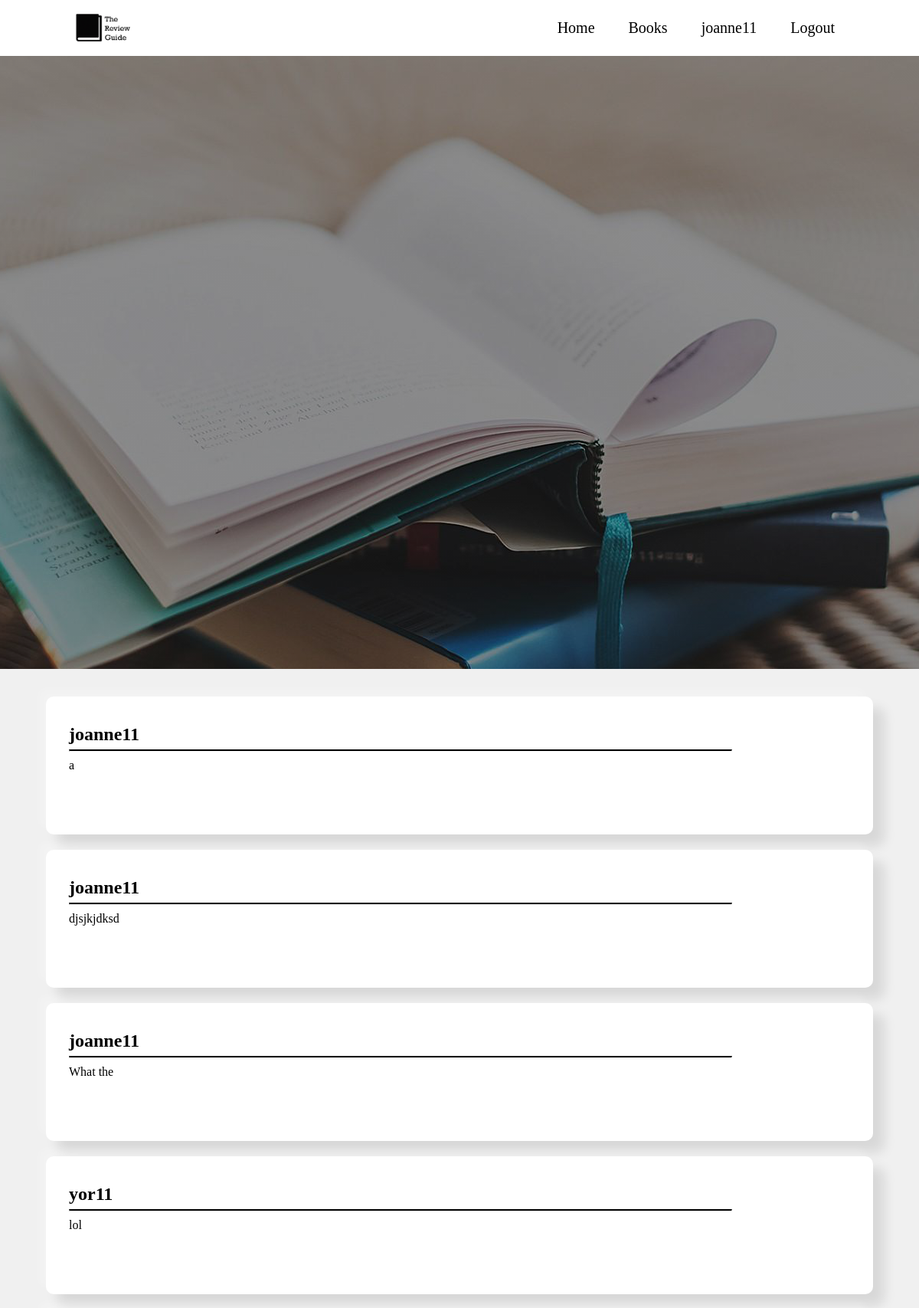
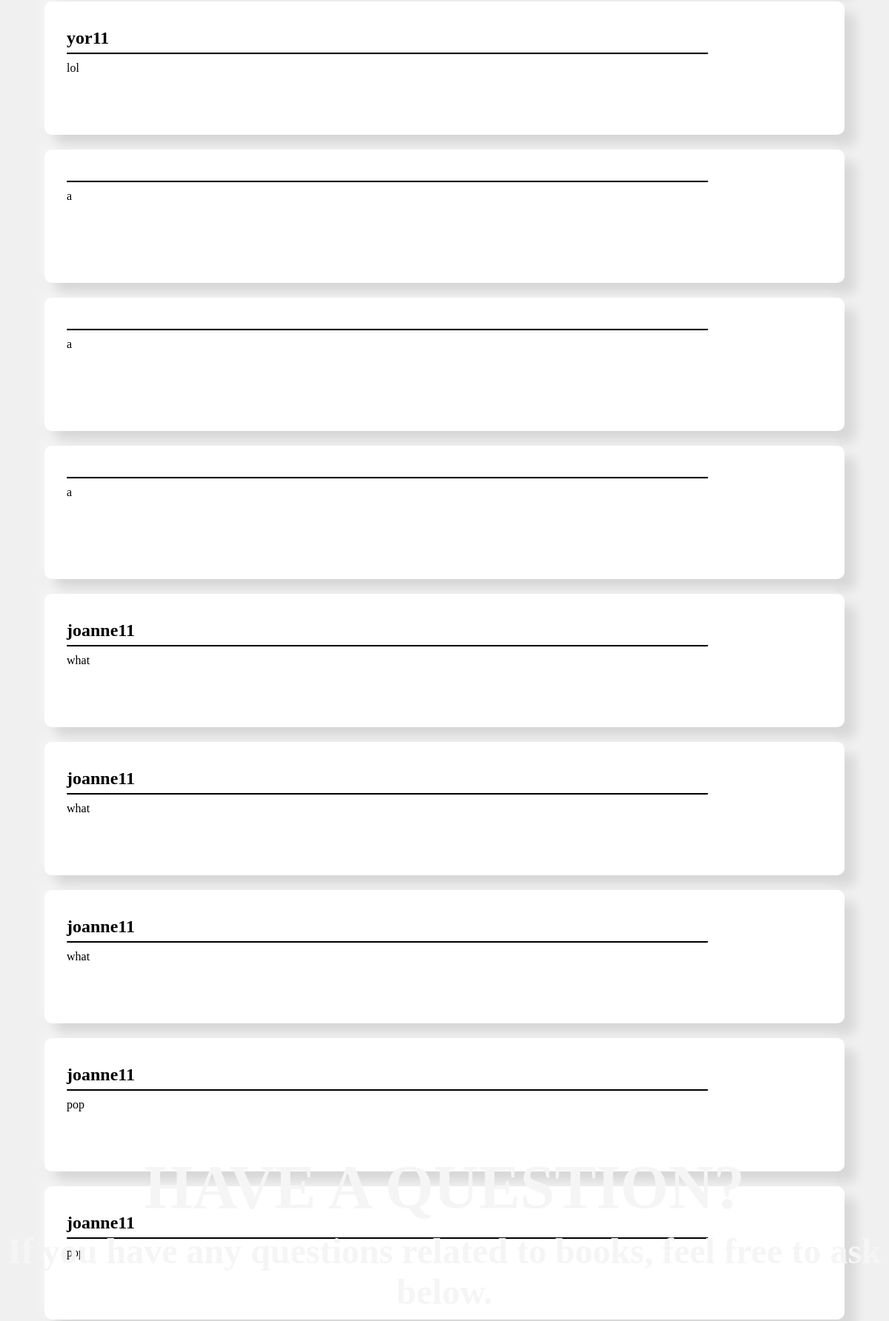
The page / (signed in, upper part) on the database its author committed (2 pictures, top to bottom).
### account/models.py (models this page shows, shortened)
class Account(AbstractBaseUser):
    email = models.EmailField(verbose_name="email", max_length=60, unique=True)
    username = models.CharField(max_length=30, unique=True)
    firstname = models.CharField(max_length=50)
    lastname = models.CharField(max_length=50)
    date_joined = models.DateTimeField(verbose_name='date joined', auto_now_add=True)
    last_login = models.DateTimeField(verbose_name='last login', auto_now_add=True)
    is_admin = models.BooleanField(default=False)
    is_active = models.BooleanField(default=True)
    is_staff = models.BooleanField(default=False)
    is_superuser = models.BooleanField(default=False)
    USERNAME_FIELD = 'username'
    REQUIRED_FIELDS = ['email', 'firstname', 'lastname']
    objects = MyAccountManager()

### thereviewguides/models.py (models this page shows)
class UserQuestion(models.Model):
    username = models.CharField(max_length=30)
    question = models.CharField(max_length=5000)

### thereviewguides/views.py (the view)
# urls.py: path('', home_screen_view, name="home"),
def home_screen_view(request):
    context = {}
    accounts = Account.objects.all()
    context['accounts'] = accounts
    user_questions = UserQuestion.objects.all()
    if request.method == "POST":
        questions = UserQuestion()
        questions.username = request.user.username
        questions.question = request.POST.get('question')
        questions.save()
    return render(request, "thereviewguides/home.html", {'user_questions': user_questions})

### thereviewguides/templates/thereviewguides/home.html (shortened to what this page needs)
{% extends 'base.html' %}
{% block content %}
    {% load static %}
{% if request.user.is_authenticated %}
    <div class="content-body">
        <div class="content">
            <h1>HAVE A QUESTION?</h1>
            <h2>If you have any questions related to books, feel free to ask below.</h2>
        </div>
    </div>
    <div class="mainPage">
        <br><br>
                    {% for user_questions in user_questions %}
                        <a href="/question_temp/{{ user_questions.id }}">
                            <div class="questionList">
                                <div class="right">
                                    <br><br>
                                    <h2 style="margin-left:30px;">{{ user_questions.username }} </h2>
                                    <hr style="display: inline-block;width:80%;">
                                    <br>
                                    <p style="margin-left:30px;">{{ user_questions.question }} </p>
                                </div>
                            </div>
                        </a>
                    {% endfor %}
        <br><br>
    </div>
{% endif %}
{% endblock content %}

### templates/base.html (shortened to what this page needs)
<!DOCTYPE html>
<html lang="en">
<head>
    {% load static %}
    {% include 'snippets/header.html' %}
</head>
<body>
    <div class="main">
        {% block content %}
        {% endblock content %}
    </div>
</body>
</html>

### templates/snippets/header.html (shortened to what this page needs)
{% load static%}
    <div class="header">
        <div class="navbar">
            <img src="{% static 'photos/logo1.jpg' %}" class="logo">
            <ul>
                {% if request.user.is_authenticated %}
                <li><a href="{% url 'home' %}">Home</a></li>
                <li><a href="{% url 'books' %}">Books</a></li>
                <li><a href="{% url 'account' %}">{{request.user.username}}</a></li>
                <li><a href="{% url 'logout' %}">Logout</a></li>
                {% else %}
                <li><a href="{% url 'home' %}">Home</a></li>
                <li><a href="{% url 'login' %}">Login</a></li>
                <li><a href="{% url 'register' %}">Register</a></li>
                {% endif %}
            </ul>
    </div>

### templates/snippets/header.html (style rules this page uses)
.header { width: 100%; height: 100vh; }
.navbar { width: 85%; margin: auto; padding: 10px 0; display: flex; align-items: center; justify-content: space-between; }
.logo { width: 100px; }
.navbar ul li { list-style: none; display: inline-block; margin: 0 20px; color: black; font-size: 20px; }
.navbar ul li a { text-decoration: none; color: black; }

### templates/base.html (style rules this page uses)
* { padding: 0; margin: 0; list-style: none; text-decoration: none; }
.main { min-height: 100vh; height: 100%; }

### rows shown on the page
Account: user.username "joanne11"
UserQuestion: username "joanne11", question "a"
UserQuestion: username "joanne11", question "djsjkjdksd"
UserQuestion: username "joanne11", question "What the"
UserQuestion: username "yor11", question "lol"
UserQuestion: username "yor11", question "lol"
UserQuestion: question "a"
UserQuestion: question "a"
UserQuestion: question "a"
UserQuestion: username "joanne11", question "what"
UserQuestion: username "joanne11", question "what"
UserQuestion: username "joanne11", question "what"
UserQuestion: username "joanne11", question "pop"
UserQuestion: username "joanne11", question "pop"
